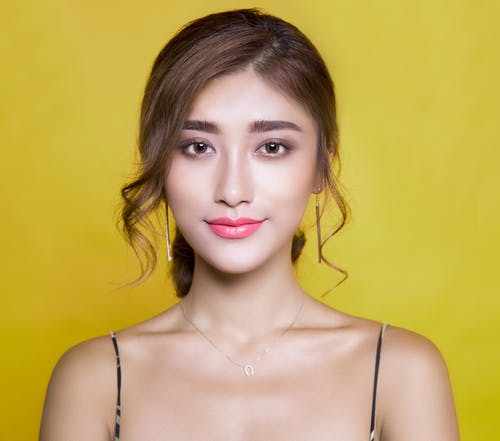
#> input picture pexels-photo-415829.jpeg, 500 x 441 px
$ python canny.py --image ../pexels-photo-415829.jpeg
#> lines starting #> are read from the running program, lines starting #| are printed output that depends on the picture; after the words box and inside, x2 and y2 are one past the last pixel; in counts of white or black regions, pixels touching at a corner belong together
import cv2
import argparse

ap = argparse.ArgumentParser()
ap.add_argument("-i", "--image", required=True, help="Path to the image")
args = vars(ap.parse_args())

image = cv2.imread(args["image"])
#> image is the input picture: shape (441, 500, 3); mean B, G, R 91.1, 168.2, 194.5
gray = cv2.cvtColor(image, cv2.COLOR_BGR2GRAY)
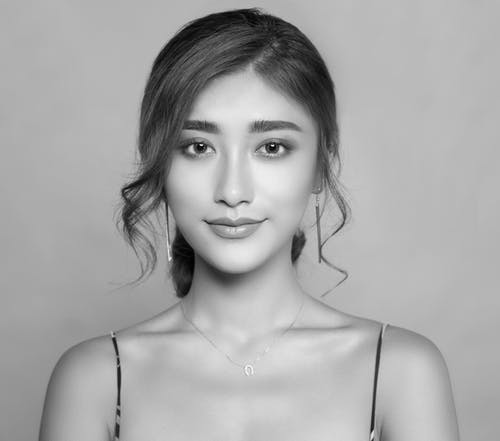
#> gray: shape (441, 500); min 1, max 250, mean 167.3
blurred = cv2.GaussianBlur(gray, (5, 5), 0)

cv2.imshow("Original", image)
cv2.imshow("Blurred", blurred)

wide = cv2.Canny(blurred, 10, 100)
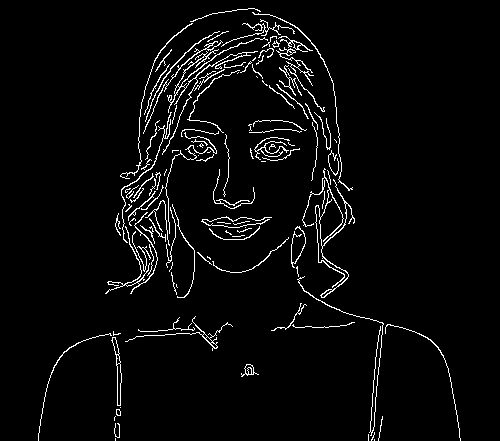
#> wide: shape (441, 500); 3.7% white in thin lines or dots, all inside (x1, y1, x2, y2) = (38, 8, 461, 441)
mid = cv2.Canny(blurred, 30, 150)
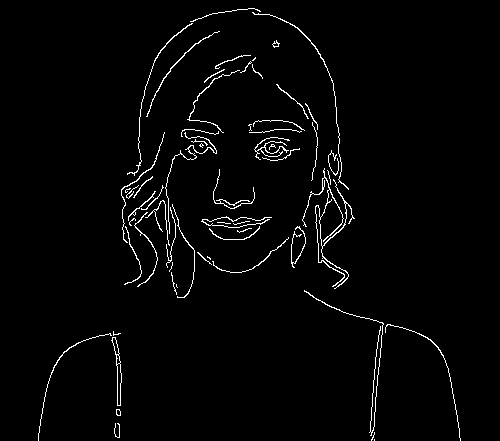
#> mid: shape (441, 500); 2.2% white in thin lines or dots, all inside (x1, y1, x2, y2) = (38, 8, 461, 441)
tight = cv2.Canny(blurred, 240, 250)
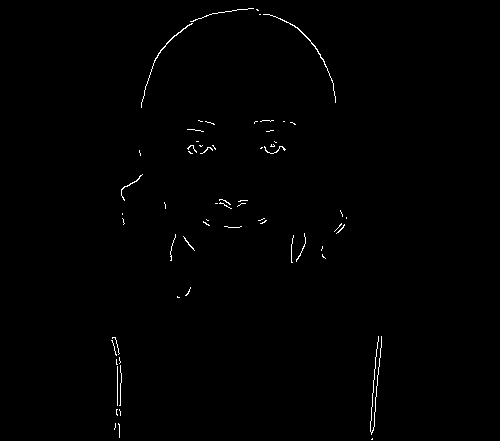
#> tight: shape (441, 500); 0.57% white in thin lines or dots, all inside (x1, y1, x2, y2) = (111, 8, 382, 440)

cv2.imshow("Wide Edge Map", wide)
cv2.imshow("Mid Edge Map", mid)
cv2.imshow("Tight Edge Map", tight)
cv2.waitKey(0)
